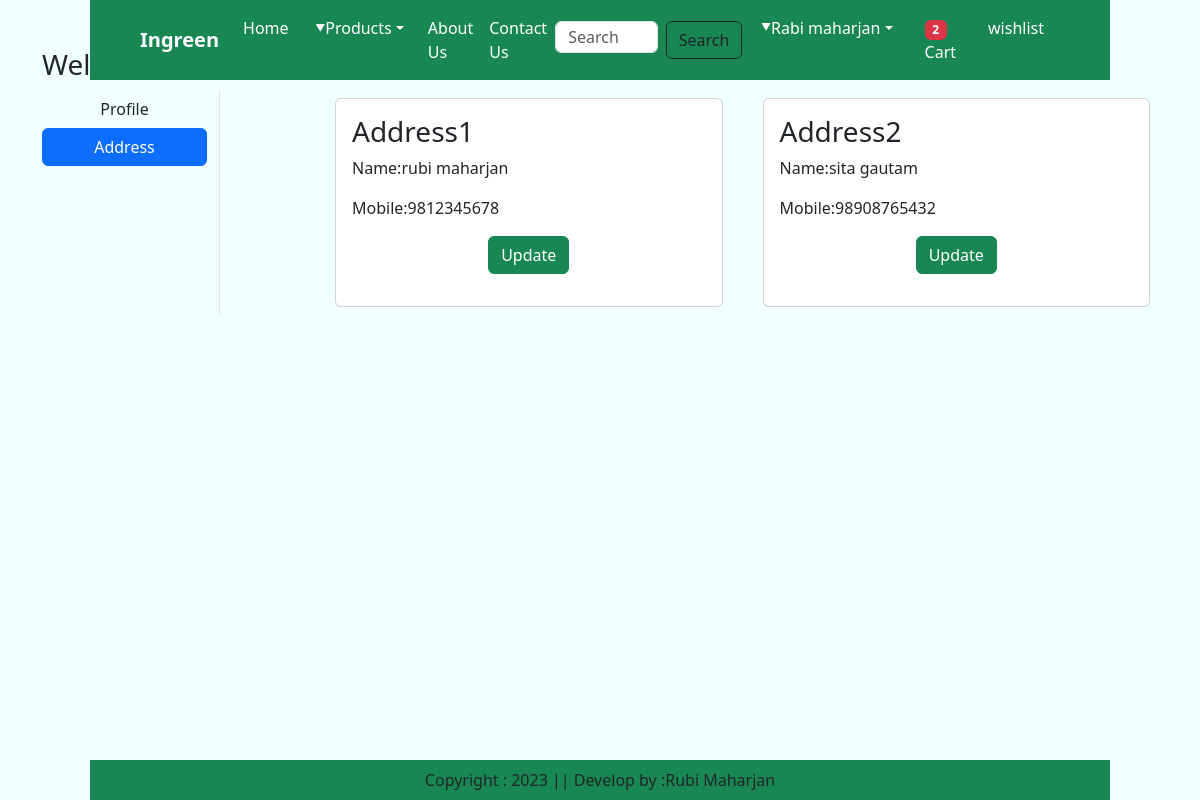
The page /address/ (signed in) on the database its author committed.
### app/models.py (models this page shows, shortened)
class Customer(models.Model):
    user =models.ForeignKey(User,on_delete=models.CASCADE)
    name =models.CharField(max_length =200)
    address =models.CharField(max_length=50)
    mobile =models.IntegerField(default=0)

### app/views.py (the view)
# urls.py: path('address/',views.address,name='address'),
@login_required
def address(request):
     add = Customer.objects.filter(user=request.user)
     wishitem =0
     totalitem =0
     if request.user.is_authenticated:
               totalitem =len(Cart.objects.filter(user=request.user))
               wishitem =len(Wishlist.objects.filter(user=request.user))
     return render(request,'address.html',locals())

### app/templates/address.html (shortened to what this page needs)
{% extends 'base.html' %}
{% load static %}
{% block main-content %}
<div class="container my-5">
    <div class="row">
        <h3>Welcome <span class="text-capitalize">{{request.user}}</span></h3>
        <div class="col-sm-2 border-end">
            <ul class="list-unstyled">
                <li class="d-grid"><a href="{% url 'profile' %}" class="btn ">Profile</a></li>
                <li class="d-grid"><a href="{% url 'address' %} " class="btn btn-primary">Address</a></li>
            </ul>
        </div>
        <div class="col-sm-9 offset-sm-1">
            <div class="row">
                {% for ad in add %}
                <div class="col-sm-6">
                    <div class="card m-2">
                        <div class="card-body">
                            <h3>Address{{forloop.counter}}</h3>
                            <p>Name:{{ad.name}}</p>
                            <p>Mobile:{{ad.mobile}}</p>
                            <p class="text-center"><a href="{% url 'updateaddress' pk=ad.id %}" type="button" class="btn btn-success">Update</a></p>
                        </div>
                    </div>
                </div>
                {% endfor %}
            </div>
        </div>
    </div>
</div>
{% endblock main-content %}

### app/static/app/css/style.css (style rules this page uses)
body { margin: 0; padding: 0; overflow-x: hidden; }

### rows shown on the page
Customer: name "rubi maharjan", mobile "9812345678"
Customer: name "sita gautam", mobile "98908765432"

### other values the page prints
{{ totalitem }} "2"
